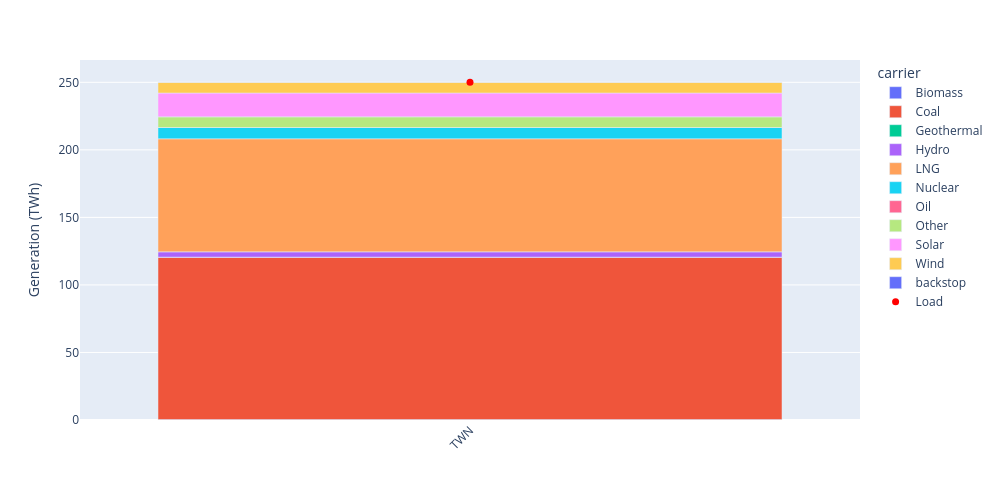

Notebook cell for this chart:
### Code cell
# --- CHECKING GENERATION PER TYPE --- #
loads = (
    n
    .loads_t
    .p_set
    .droplevel(0)
    .resample('YE')
    .sum()
    .div(1e6)
    .melt()
    .sort_values(by='Load')
    .reset_index(drop=True)
)

total_generation = (
    n
    .generators_t
    .p
    .droplevel(0)
    .resample('YE')
    .sum()
    .groupby([n.generators.bus, n.generators.carrier], axis=1)
    .sum()
    .div(1e6)
    .melt()
    .sort_values(by='bus')
)

# define order for x-axis
cat_order = total_generation.sort_values(by='bus').bus.unique().tolist()


fig = px.bar(
    total_generation, 
    x="bus", 
    y="value", 
    color = "carrier",
    category_orders={'bus' : cat_order},
    #barmode="group",
)

fig.add_scatter(
    x=loads.Load,
    y=loads.value,
    mode='markers',
    name='Load',
    marker=dict(
        size=7,
        color='red',
        symbol='circle',
    ),
)

fig.update_layout(
        yaxis_title= 'Generation (TWh)',
        xaxis_title='',
        # title='Installed capacity in ' + str(2023),
        width=1000,
        height=500,
        xaxis_tickangle=-45
    )

fig

### Figure 1 — Plotly figure (JSON) as saved in the notebook; plotly's stock layout.template omitted (floating-point values rounded to 4 significant figures)
{"data": [{"hovertemplate": "carrier=Biomass<br>bus=%{x}<br>value=%{y}<extra></extra>", "legendgroup": "Biomass", "marker": {"color": "#636efa", "pattern": {"shape": ""}}, "name": "Biomass", "orientation": "v", "showlegend": true, "textposition": "auto", "type": "bar", "x": ["TWN"], "xaxis": "x", "y": [0.3338], "yaxis": "y"}, {"hovertemplate": "carrier=Coal<br>bus=%{x}<br>value=%{y}<extra></extra>", "legendgroup": "Coal", "marker": {"color": "#EF553B", "pattern": {"shape": ""}}, "name": "Coal", "orientation": "v", "showlegend": true, "textposition": "auto", "type": "bar", "x": ["TWN"], "xaxis": "x", "y": [120.2], "yaxis": "y"}, {"hovertemplate": "carrier=Geothermal<br>bus=%{x}<br>value=%{y}<extra></extra>", "legendgroup": "Geothermal", "marker": {"color": "#00cc96", "pattern": {"shape": ""}}, "name": "Geothermal", "orientation": "v", "showlegend": true, "textposition": "auto", "type": "bar", "x": ["TWN"], "xaxis": "x", "y": [0.06149], "yaxis": "y"}, {"hovertemplate": "carrier=Hydro<br>bus=%{x}<br>value=%{y}<extra></extra>", "legendgroup": "Hydro", "marker": {"color": "#ab63fa", "pattern": {"shape": ""}}, "name": "Hydro", "orientation": "v", "showlegend": true, "textposition": "auto", "type": "bar", "x": ["TWN"], "xaxis": "x", "y": [3.919], "yaxis": "y"}, {"hovertemplate": "carrier=LNG<br>bus=%{x}<br>value=%{y}<extra></extra>", "legendgroup": "LNG", "marker": {"color": "#FFA15A", "pattern": {"shape": ""}}, "name": "LNG", "orientation": "v", "showlegend": true, "textposition": "auto", "type": "bar", "x": ["TWN"], "xaxis": "x", "y": [83.69], "yaxis": "y"}, {"hovertemplate": "carrier=Nuclear<br>bus=%{x}<br>value=%{y}<extra></extra>", "legendgroup": "Nuclear", "marker": {"color": "#19d3f3", "pattern": {"shape": ""}}, "name": "Nuclear", "orientation": "v", "showlegend": true, "textposition": "auto", "type": "bar", "x": ["TWN"], "xaxis": "x", "y": [8.354], "yaxis": "y"}, {"hovertemplate": "carrier=Oil<br>bus=%{x}<br>value=%{y}<extra></extra>", "legendgroup": "Oil", "marker": {"color": "#FF6692", "pattern": {"shape": ""}}, "name": "Oil", "orientation": "v", "showlegend": true, "textposition": "auto", "type": "bar", "x": ["TWN"], "xaxis": "x", "y": [0.0], "yaxis": "y"}, {"hovertemplate": "carrier=Other<br>bus=%{x}<br>value=%{y}<extra></extra>", "legendgroup": "Other", "marker": {"color": "#B6E880", "pattern": {"shape": ""}}, "name": "Other", "orientation": "v", "showlegend": true, "textposition": "auto", "type": "bar", "x": ["TWN"], "xaxis": "x", "y": [7.881], "yaxis": "y"}, {"hovertemplate": "carrier=Solar<br>bus=%{x}<br>value=%{y}<extra></extra>", "legendgroup": "Solar", "marker": {"color": "#FF97FF", "pattern": {"shape": ""}}, "name": "Solar", "orientation": "v", "showlegend": true, "textposition": "auto", "type": "bar", "x": ["TWN"], "xaxis": "x", "y": [17.65], "yaxis": "y"}, {"hovertemplate": "carrier=Wind<br>bus=%{x}<br>value=%{y}<extra></extra>", "legendgroup": "Wind", "marker": {"color": "#FECB52", "pattern": {"shape": ""}}, "name": "Wind", "orientation": "v", "showlegend": true, "textposition": "auto", "type": "bar", "x": ["TWN"], "xaxis": "x", "y": [7.892], "yaxis": "y"}, {"hovertemplate": "carrier=backstop<br>bus=%{x}<br>value=%{y}<extra></extra>", "legendgroup": "backstop", "marker": {"color": "#636efa", "pattern": {"shape": ""}}, "name": "backstop", "orientation": "v", "showlegend": true, "textposition": "auto", "type": "bar", "x": ["TWN"], "xaxis": "x", "y": [0.0], "yaxis": "y"}, {"marker": {"color": "red", "size": 7, "symbol": "circle"}, "mode": "markers", "name": "Load", "type": "scatter", "x": ["TWN"], "y": [250.0]}], "layout": {"barmode": "relative", "height": 500, "legend": {"title": {"text": "carrier"}, "tracegroupgap": 0}, "margin": {"t": 60}, "width": 1000, "xaxis": {"anchor": "y", "categoryarray": ["TWN"], "categoryorder": "array", "domain": [0, 1], "tickangle": -45, "title": {"text": ""}}, "yaxis": {"anchor": "x", "domain": [0, 1], "title": {"text": "Generation (TWh)"}}}}
